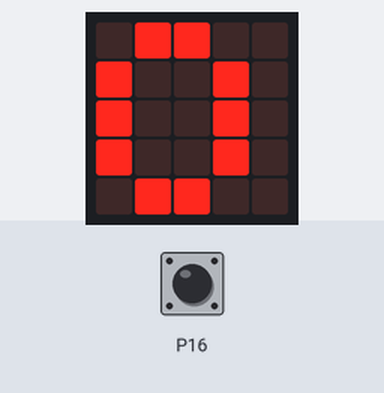
The program below on a simulated BBC micro:bit (MakeCode). Parts: the board's 5×5 LED display. The inputs (shaded band) are chosen by the test bench; at power-on: P16 LOW.

Above: at 1.2 s.
1.3 s: P16 pulled HIGH for 0.95 s
At 2.0 s:
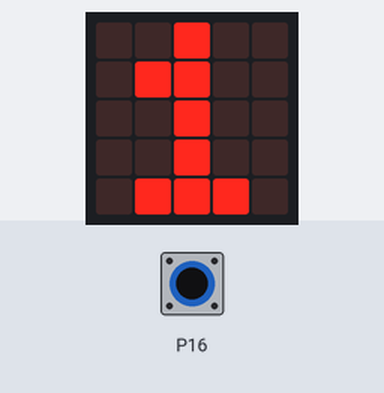
3.7 s: P16 pulled HIGH for 0.95 s
At 4.1 s:
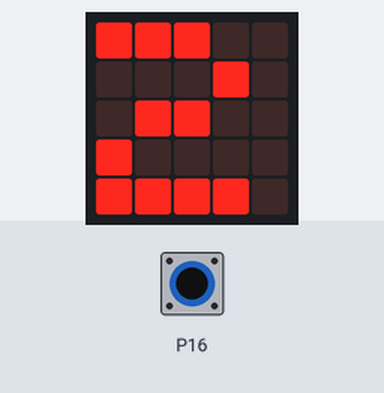
6.1 s: P16 pulled HIGH for 3.2 s
At 7.5 s:
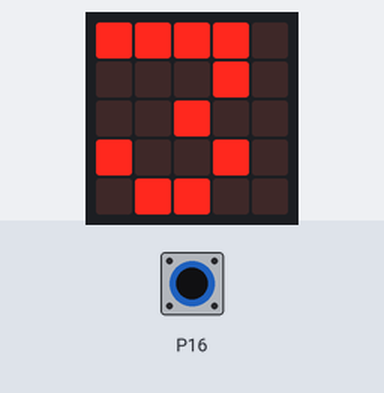
Timing chart, 0 to 9.1 s (numbered marks = the images above; inputs shaded):
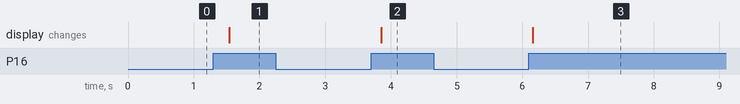

The program:

main.ts
```typescript
let nombre = 0
let etat_actuel = 0
let etat_passe = 0
basic.forever(function () {
    etat_actuel = pins.digitalReadPin(DigitalPin.P16)
    if (etat_actuel != etat_passe) {
        if (etat_actuel == 1) {
            nombre += 1
        }
    }
    etat_passe = etat_actuel
    basic.showNumber(nombre)
})
```

test.ts
```typescript
// les tests vont ici; ceci n'est pas compilé lorsque cet ensemble est utilisé en tant qu'extension.
```

Measured:
- after the input at 1.3 s, the display: changes after 0.24 s (image 1)
- after the input at 3.7 s, the display: changes after 0.15 s (image 2)
- after the input at 6.1 s, the display: changes after 0.06 s (image 3)
